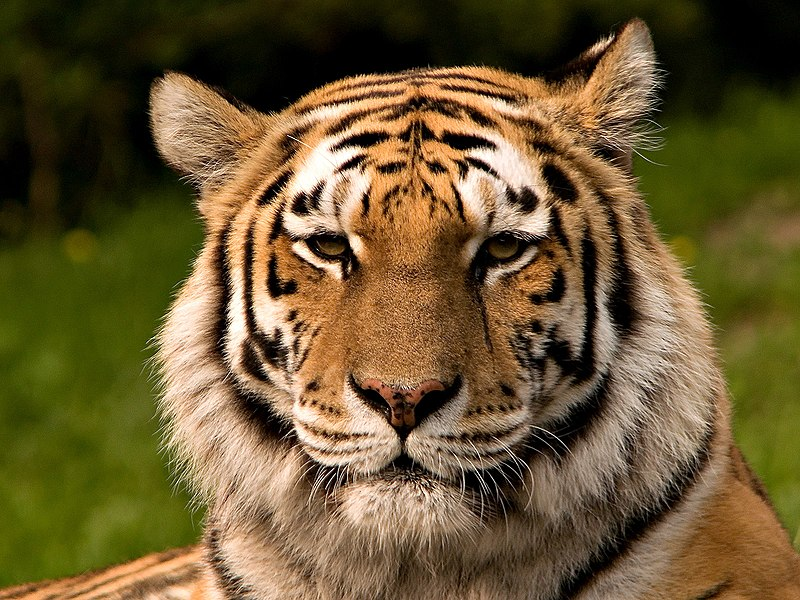
#> input picture apto-viii/images/tigre.jpg, 800 x 600 px
$ python erosion.py
#> lines starting #> are read from the running program, lines starting #| are printed output that depends on the picture
import cv2 as cv
import numpy as np
from matplotlib import pyplot as plt

img = cv.imread('../images/tigre.jpg', 0)
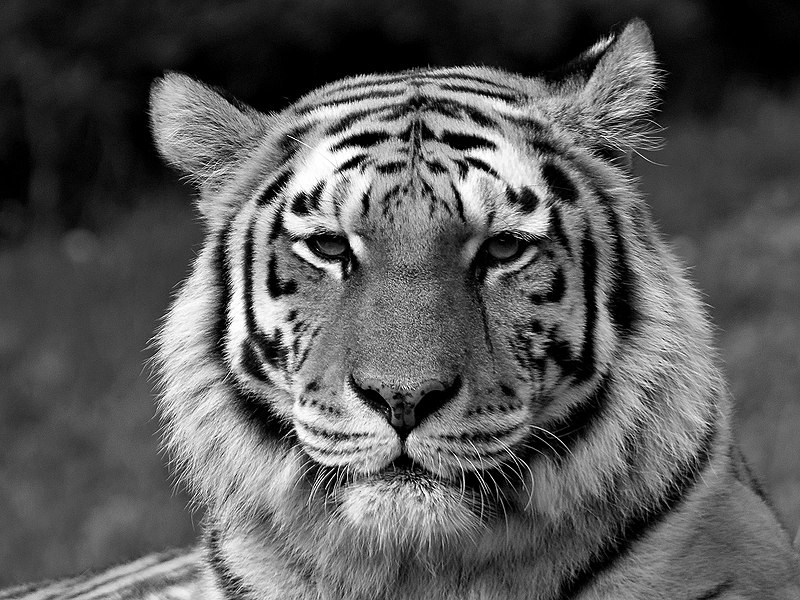
#> img: shape (600, 800); min 0, max 255, mean 89.7
kernel = np.ones((7, 7), np.uint8)
erosion = cv.erode(img, kernel, iterations=1)
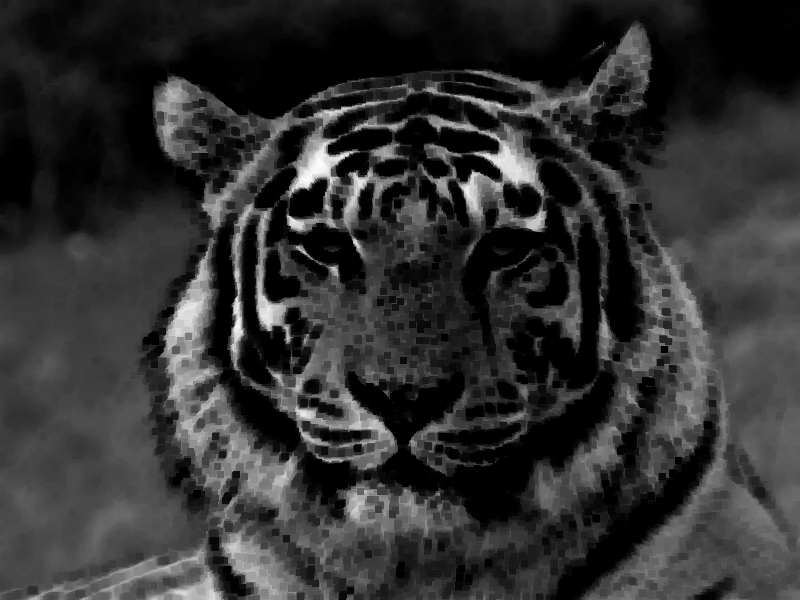
#> erosion: shape (600, 800); min 0, max 251, mean 49.3

plt.subplot(121)
plt.imshow(img)
plt.title("Original")
plt.show()
plt.subplot(122)
plt.imshow(erosion)
#> (the run stopped early here; a loop or call above may not have finished)

$ run again, with apto-viii/images/leon.jpg copied over apto-viii/images/tigre.jpg
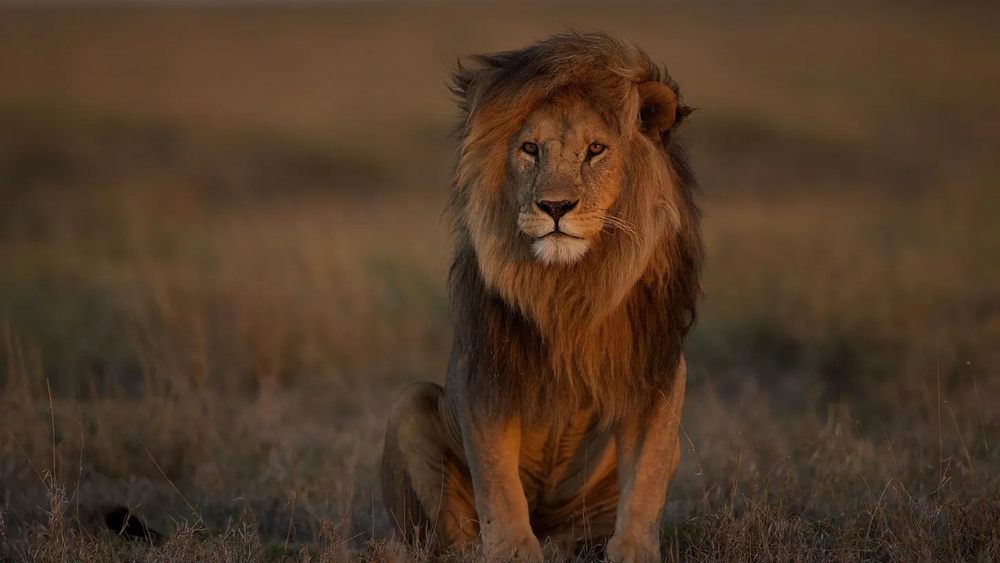
#> input picture apto-viii/images/leon.jpg, 1000 x 563 px, shrunk from 1450 x 816 before the run
#> `img = cv.imread('../images/tigre.jpg', 0)`:
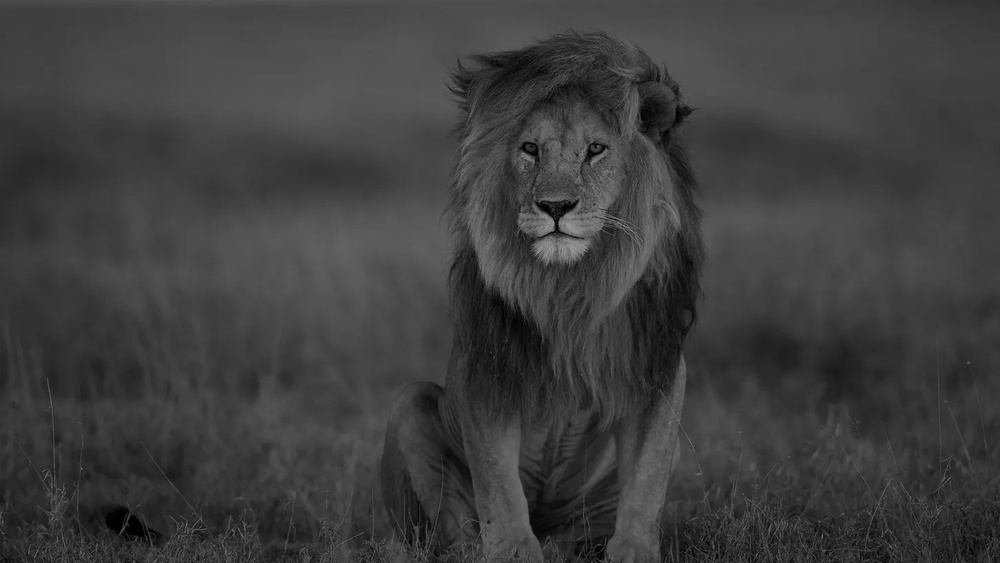
#> img: shape (563, 1000); min 0, max 164, mean 61.9
#> `erosion = cv.erode(img, kernel, iterations=1)`:
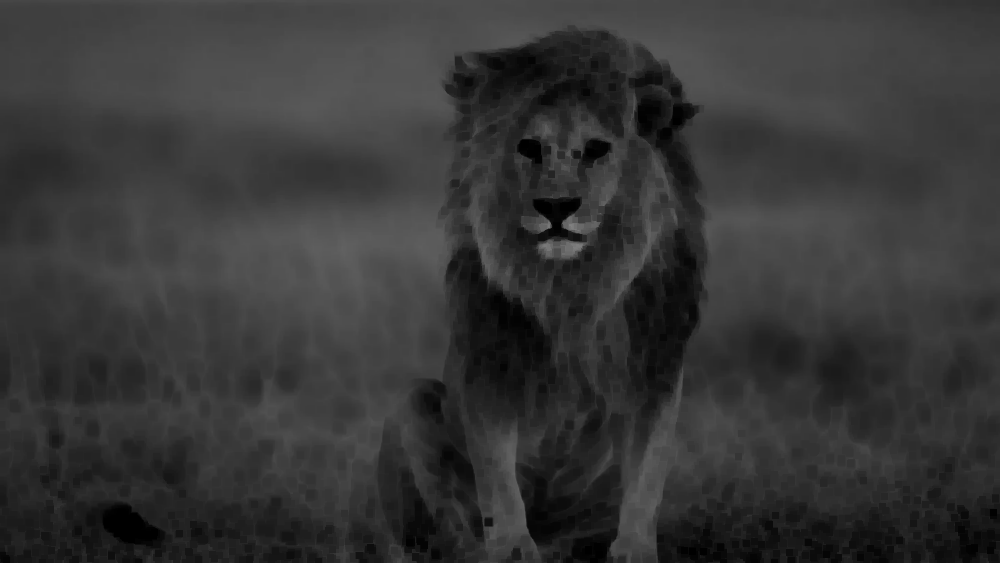
#> erosion: shape (563, 1000); min 0, max 130, mean 54.4
